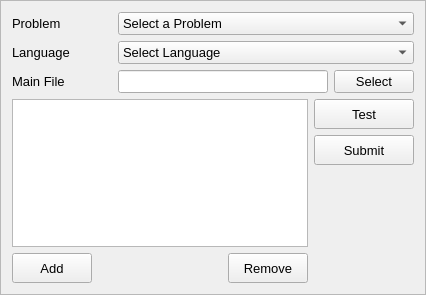
<?xml version="1.0" encoding="UTF-8"?>
<ui version="4.0">
 <class>FrameSubmit</class>
 <widget class="QFrame" name="FrameSubmit">
  <property name="geometry">
   <rect>
    <x>0</x>
    <y>0</y>
    <width>426</width>
    <height>295</height>
   </rect>
  </property>
  <property name="sizePolicy">
   <sizepolicy hsizetype="Expanding" vsizetype="Expanding">
    <horstretch>0</horstretch>
    <verstretch>0</verstretch>
   </sizepolicy>
  </property>
  <property name="font">
   <font>
    <family>Arial</family>
    <pointsize>10</pointsize>
   </font>
  </property>
  <property name="windowTitle">
   <string>Frame</string>
  </property>
  <property name="frameShape">
   <enum>QFrame::StyledPanel</enum>
  </property>
  <property name="frameShadow">
   <enum>QFrame::Raised</enum>
  </property>
  <layout class="QVBoxLayout" name="totalLayout">
   <item>
    <layout class="QGridLayout" name="selectionLayout">
     <item row="0" column="0">
      <widget class="QLabel" name="problemLabel">
       <property name="minimumSize">
        <size>
         <width>100</width>
         <height>0</height>
        </size>
       </property>
       <property name="text">
        <string>Problem</string>
       </property>
      </widget>
     </item>
     <item row="0" column="1">
      <widget class="QComboBox" name="problemComboBox">
       <property name="sizePolicy">
        <sizepolicy hsizetype="Expanding" vsizetype="Fixed">
         <horstretch>0</horstretch>
         <verstretch>0</verstretch>
        </sizepolicy>
       </property>
       <item>
        <property name="text">
         <string>Select a Problem</string>
        </property>
       </item>
      </widget>
     </item>
     <item row="1" column="0">
      <widget class="QLabel" name="languageLabel">
       <property name="minimumSize">
        <size>
         <width>100</width>
         <height>0</height>
        </size>
       </property>
       <property name="text">
        <string>Language</string>
       </property>
      </widget>
     </item>
     <item row="1" column="1">
      <widget class="QComboBox" name="languageComboBox">
       <property name="sizePolicy">
        <sizepolicy hsizetype="Expanding" vsizetype="Fixed">
         <horstretch>0</horstretch>
         <verstretch>0</verstretch>
        </sizepolicy>
       </property>
       <item>
        <property name="text">
         <string>Select Language</string>
        </property>
       </item>
       <item>
        <property name="text">
         <string>GNU C</string>
        </property>
       </item>
       <item>
        <property name="text">
         <string>GNU C++</string>
        </property>
       </item>
       <item>
        <property name="text">
         <string>Java</string>
        </property>
       </item>
      </widget>
     </item>
     <item row="2" column="0">
      <widget class="QLabel" name="mainFileLabel">
       <property name="minimumSize">
        <size>
         <width>100</width>
         <height>0</height>
        </size>
       </property>
       <property name="text">
        <string>Main File</string>
       </property>
      </widget>
     </item>
     <item row="2" column="1">
      <layout class="QHBoxLayout" name="horizontalLayout_2">
       <item>
        <widget class="QLineEdit" name="mainFileEdit"/>
       </item>
       <item>
        <widget class="QPushButton" name="selectButton">
         <property name="text">
          <string>Select</string>
         </property>
        </widget>
       </item>
      </layout>
     </item>
    </layout>
   </item>
   <item>
    <layout class="QGridLayout" name="additionalLayout">
     <item row="0" column="0">
      <widget class="QTableView" name="additionTableView">
       <property name="alternatingRowColors">
        <bool>true</bool>
       </property>
       <property name="selectionMode">
        <enum>QAbstractItemView::SingleSelection</enum>
       </property>
       <property name="selectionBehavior">
        <enum>QAbstractItemView::SelectRows</enum>
       </property>
      </widget>
     </item>
     <item row="0" column="1">
      <layout class="QVBoxLayout" name="submitLayout">
       <item>
        <widget class="QPushButton" name="testButton">
         <property name="minimumSize">
          <size>
           <width>100</width>
           <height>30</height>
          </size>
         </property>
         <property name="text">
          <string>Test</string>
         </property>
        </widget>
       </item>
       <item>
        <widget class="QPushButton" name="submitButton">
         <property name="minimumSize">
          <size>
           <width>100</width>
           <height>30</height>
          </size>
         </property>
         <property name="text">
          <string>Submit</string>
         </property>
        </widget>
       </item>
       <item>
        <spacer name="submitSpacer">
         <property name="orientation">
          <enum>Qt::Vertical</enum>
         </property>
         <property name="sizeHint" stdset="0">
          <size>
           <width>20</width>
           <height>40</height>
          </size>
         </property>
        </spacer>
       </item>
      </layout>
     </item>
     <item row="1" column="0">
      <layout class="QHBoxLayout" name="additionLayout">
       <item>
        <widget class="QPushButton" name="addButton">
         <property name="minimumSize">
          <size>
           <width>80</width>
           <height>30</height>
          </size>
         </property>
         <property name="text">
          <string>Add</string>
         </property>
        </widget>
       </item>
       <item>
        <spacer name="additionalSpacer">
         <property name="orientation">
          <enum>Qt::Horizontal</enum>
         </property>
         <property name="sizeHint" stdset="0">
          <size>
           <width>40</width>
           <height>20</height>
          </size>
         </property>
        </spacer>
       </item>
       <item>
        <widget class="QPushButton" name="deleteButton">
         <property name="minimumSize">
          <size>
           <width>80</width>
           <height>30</height>
          </size>
         </property>
         <property name="text">
          <string>Remove</string>
         </property>
        </widget>
       </item>
      </layout>
     </item>
    </layout>
   </item>
  </layout>
 </widget>
 <resources/>
 <connections/>
</ui>
